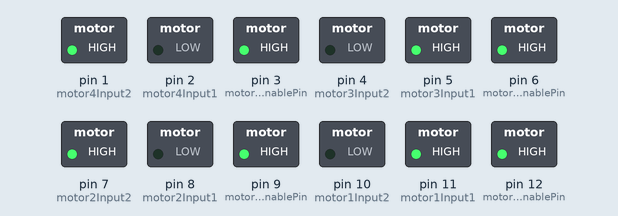
This sketch was run on a simulated Arduino Uno, built with avr-gcc and run on an emulated ATmega328P. On the bench: switched loads named in the sketch (green lamp = pin HIGH).

Above: at 1.0 s.
At 3.5 s:
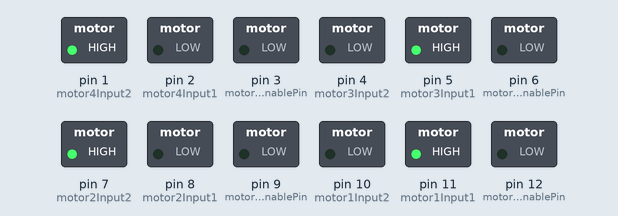
Timing chart, 0 to 5.8 s (numbered marks = the images above):
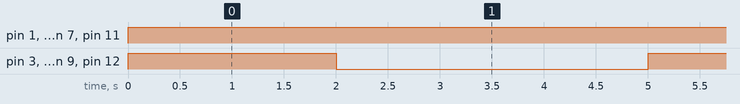

The sketch:

PRUEBA_DE_MOTORES.ino
```cpp
const int motor1EnablePin = 12;
const int motor1Input1 = 11;
const int motor1Input2 = 10;
int motor1Speed = 100;

const int motor2EnablePin = 9;
const int motor2Input1 = 8;
const int motor2Input2 = 7;
int motor2Speed = 100;

const int motor3EnablePin = 6;
const int motor3Input1 = 5;
const int motor3Input2 = 4;
int motor3Speed = 100;

const int motor4EnablePin = 3;
const int motor4Input1 = 2;
const int motor4Input2 = 1;
int motor4Speed = 100;

void setup() {

  pinMode(motor1EnablePin, OUTPUT);
  pinMode(motor1Input1, OUTPUT);
  pinMode(motor1Input2, OUTPUT);

  pinMode(motor2EnablePin, OUTPUT);
  pinMode(motor2Input1, OUTPUT);
  pinMode(motor2Input2, OUTPUT);


  pinMode(motor3EnablePin, OUTPUT);
  pinMode(motor3Input1, OUTPUT);
  pinMode(motor3Input2, OUTPUT);


  pinMode(motor4EnablePin, OUTPUT);
  pinMode(motor4Input1, OUTPUT);
  pinMode(motor4Input2, OUTPUT);


  digitalWrite(motor1EnablePin, LOW);
  digitalWrite(motor1Input1, LOW);
  digitalWrite(motor1Input2, LOW);

  digitalWrite(motor2EnablePin, LOW);
  digitalWrite(motor2Input1, LOW);
  digitalWrite(motor2Input2, LOW);


  digitalWrite(motor3EnablePin, LOW);
  digitalWrite(motor3Input1, LOW);
  digitalWrite(motor3Input2, LOW);


  digitalWrite(motor4EnablePin, LOW);
  digitalWrite(motor4Input1, LOW);
  digitalWrite(motor4Input2, LOW);
}

void loop() {

  analogWrite(motor1EnablePin, motor1Speed);
  digitalWrite(motor1EnablePin, HIGH);
  digitalWrite(motor1Input1, HIGH);
  digitalWrite(motor1Input2, LOW);

  analogWrite(motor2EnablePin, motor2Speed);
  digitalWrite(motor2EnablePin, HIGH);
  digitalWrite(motor2Input1, LOW);
  digitalWrite(motor2Input2, HIGH);

  analogWrite(motor3EnablePin, motor3Speed);
  digitalWrite(motor3EnablePin, HIGH);
  digitalWrite(motor3Input1, HIGH);
  digitalWrite(motor3Input2, LOW);

  analogWrite(motor4EnablePin, motor4Speed);
  digitalWrite(motor4EnablePin, HIGH);
  digitalWrite(motor4Input1, LOW);
  digitalWrite(motor4Input2, HIGH);


  delay(2000);

  digitalWrite(motor1EnablePin, LOW);
  digitalWrite(motor2EnablePin, LOW);
  digitalWrite(motor3EnablePin, LOW);
  digitalWrite(motor4EnablePin, LOW);

  delay(3000);
}
```

Measured:
- by itself, pin 1 (motor4Input2), pin 5 (motor3Input1), pin 7 (motor2Input2), pin 11 (motor1Input1): LOW → HIGH at 0.00 s
- by itself, pin 3 (motor4EnablePin), pin 6 (motor3EnablePin), pin 9 (motor2EnablePin), pin 12 (motor1EnablePin): alternates HIGH for 2.0 s and LOW for 3.0 s
